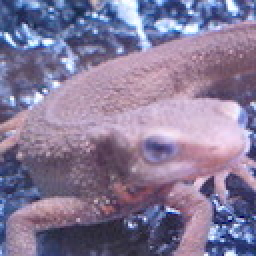
//> input picture imori.jpg, 128 x 128 px (shown 2 times larger)
$ ./answer_48   (built with g++ and OpenCV 4)
//> lines starting //> are read from the running program, lines starting //| are printed output that depends on the picture; after the words box and inside, x2 and y2 are one past the last pixel; in counts of white or black regions, pixels touching at a corner belong together
#include <opencv2/core.hpp>
#include <opencv2/highgui.hpp>
#include <iostream>
#include <math.h>

// BGR -> Gray
cv::Mat BGR2GRAY(cv::Mat img){
    // get height and width
    int width = img.cols;
    int height = img.rows;

    // prepare output
    cv::Mat out = cv::Mat::zeros(height, width, CV_8UC1);

    // each y, x
    for (int y = 0; y < height; y++){
        for (int x = 0; x < width; x++){
            // BGR -> Gray
            out.at<uchar>(y, x) = 0.2126 * (float)img.at<cv::Vec3b>(y, x)[2] \
        + 0.7152 * (float)img.at<cv::Vec3b>(y, x)[1] \
        + 0.0722 * (float)img.at<cv::Vec3b>(y, x)[0];
        }
    }

    return out;
}

// Gray -> Binary
cv::Mat Binarize_Otsu(cv::Mat gray){
    int width = gray.cols;
    int height = gray.rows;

    // determine threshold
    double w0 = 0, w1 = 0;
    double m0 = 0, m1 = 0;
    double max_sb = 0, sb = 0;
    int th = 0;
    int val;

    // Get threshold
    for (int t = 0; t < 255; t++){
        w0 = 0;
        w1 = 0;
        m0 = 0;
        m1 = 0;
        for (int y = 0; y < height; y++){
            for (int x = 0; x < width; x++){
                val = (int)(gray.at<uchar>(y, x));

                if (val < t){
                    w0++;
                    m0 += val;
                } else {
                    w1++;
                    m1 += val;
                }
            }
        }

        m0 /= w0;
        m1 /= w1;
        w0 /= (height * width);
        w1 /= (height * width);
        sb = w0 * w1 * pow((m0 - m1), 2);

        if(sb > max_sb){
            max_sb = sb;
            th = t;
        }
    }

    std::cout << "threshold:" << th << std::endl;

    // prepare output
    cv::Mat out = cv::Mat::zeros(height, width, CV_8UC1);

    // each y, x
    for (int y = 0; y < height; y++){
        for (int x = 0; x < width; x++){
            // Binarize
            if (gray.at<uchar>(y, x) > th){
                out.at<uchar>(y, x) = 255;
            } else {
                out.at<uchar>(y, x) = 0;
            }

        }
    }

    return out;
}

// Morphology Dilate
cv::Mat Morphology_Dilate(cv::Mat img, int Dilate_time){
    int height = img.cols;
    int width = img.rows;

    // output image
    cv::Mat tmp_img;
    cv::Mat out = img.clone();


    // for erode time
    for (int i = 0; i < Dilate_time; i++){
        tmp_img = out.clone();

        // each pixel
        for (int y = 0; y < height; y++){
            for (int x = 0; x < width; x++){
                // check left pixel
                if ((x > 0) && (tmp_img.at<uchar>(y, x - 1) == 0)){
                    out.at<uchar>(y, x) = 0;
                    continue;
                }

                // check up pixel
                if ((y > 0) && (tmp_img.at<uchar>(y - 1, x) == 0)){
                    out.at<uchar>(y, x) = 0;
                    continue;
                }

                // check right pixel
                if ((x < width - 1) && (tmp_img.at<uchar>(y, x + 1) == 0)){
                    out.at<uchar>(y, x) = 0;
                    continue;
                }

                // check left pixel
                if ((y < height - 1) && (tmp_img.at<uchar>(y + 1, x) == 0)){
                    out.at<uchar>(y, x) = 0;
                    continue;
                }
            }
        }
    }

    return out;
}


int main(int argc, const char* argv[]){
    // read image
    cv::Mat gray = cv::imread("../imori.jpg", cv::IMREAD_GRAYSCALE);
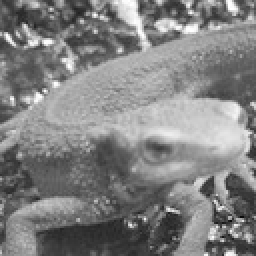
//> gray: 128 rows x 128 cols, CV_8UC1 (shown 2 times larger); min 8, max 255, mean 129.1

    // Gray -> Binary
    cv::Mat bin = Binarize_Otsu(gray);
//> the loop in Binarize_Otsu, `for (int t = 0; t < 255; t++)` made 255 passes
//> (w0, m0, w1, m1, sb, max_sb) on passes 10, 12, 14, 24, 25, 29, 30, 31, 32, 33, 36, 37: (6.1e-05, 8, 1, 129.1, 0.895, 0.895), (0.000122, 9, 1, 129.1, 1.76, 1.76), (0.000183, 10, 1, 129.1, 2.6, 2.6), (0.000244, 13, 1, 129.1, 3.29, 3.29), (0.000305, 15, 1, 129.1, 3.97, 3.97), (0.000366, 17, 1, 129.1, 4.6, 4.6), (0.000427, 18.57, 1, 129.1, 5.22, 5.22), (0.000488, 19.88, 1, 129.1, 5.82, 5.82), (0.00061, 21.9, 0.999, 129.1, 7.01, 7.01), (0.000671, 22.73, 0.999, 129.1, 7.6, 7.6), (0.000793, 24.46, 0.999, 129.1, 8.69, 8.69), (0.000916, 25.87, 0.999, 129.2, 9.76, 9.76)
//> (sb, max_sb) on passes 61 to 66: (440.9, 440.9), (466.6, 466.6), (494.5, 494.5), (520.9, 520.9), (544.6, 544.6), (565, 565)
//| threshold:130
//> after the loop in Binarize_Otsu, `for (int y = 0; y < height; y++)`:
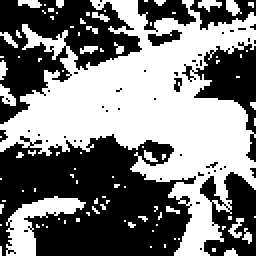
//> out: 128 rows x 128 cols, CV_8UC1 (shown 2 times larger); 48.9% white; 93 white regions (80 under 20 px), largest, box (x1, y1, x2, y2) and area: (0, 0, 128, 128) 6877, (3, 98, 43, 128) 477, (0, 42, 8, 53) 49

    // Morphology Erode
    cv::Mat out = Morphology_Dilate(bin, 2);
//> the loop in Morphology_Dilate, `for (int i = 0; i < Dilate_time; i++)` made 2 passes
//> pass 2, in Morphology_Dilate, `tmp_img = out.clone();`:
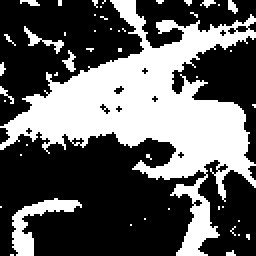
//> tmp_img: 128 rows x 128 cols, CV_8UC1 (shown 2 times larger); 37.2% white; 47 white regions (42 under 20 px), largest, box (x1, y1, x2, y2) and area: (0, 0, 128, 128) 5459, (6, 99, 41, 128) 329, (12, 13, 32, 27) 69, (31, 25, 38, 36) 35, (114, 0, 119, 7) 22
//> after the loop in Morphology_Dilate, `for (int i = 0; i < Dilate_time; i++)`:
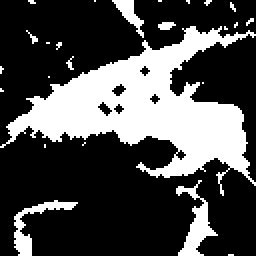
//> out: 128 rows x 128 cols, CV_8UC1 (shown 2 times larger); 29.5% white; 25 white regions (20 under 20 px), largest, box (x1, y1, x2, y2) and area: (0, 13, 128, 98) 4110, (88, 90, 109, 128) 279, (7, 100, 39, 128) 220, (56, 0, 72, 19) 112, (79, 11, 88, 15) 27

    //cv::imwrite("out.jpg", out);
    cv::imwrite("answer_48.jpg", out);

    return 0;
}

$ run again, with thorino.jpg copied over imori.jpg
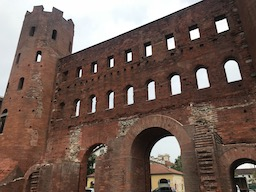
//> input picture thorino.jpg, 256 x 192 px
//> `cv::Mat gray = cv::imread("../imori.jpg", cv::IMREAD_GRAYSCALE);`:
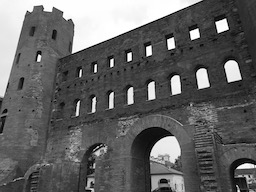
//> gray: 192 rows x 256 cols, CV_8UC1; min 0, max 255, mean 99.4
//> the loop in Binarize_Otsu, `for (int t = 0; t < 255; t++)` made 255 passes
//> (w0, m0, w1, m1, sb, max_sb) on passes 2 to 9: (0.00511, 0, 0.995, 99.89, 50.69, 50.69), (0.00649, 0.213, 0.994, 100, 64.24, 64.24), (0.00804, 0.557, 0.992, 100.2, 79.11, 79.11), (0.00924, 0.874, 0.991, 100.3, 90.46, 90.46), (0.0101, 1.14, 0.99, 100.4, 98.57, 98.57), (0.011, 1.46, 0.989, 100.5, 106.9, 106.9), (0.0115, 1.66, 0.988, 100.5, 111.4, 111.4), (0.012, 1.89, 0.988, 100.6, 115.9, 115.9)
//| threshold:154
//> after the loop in Morphology_Dilate, `for (int i = 0; i < Dilate_time; i++)`:
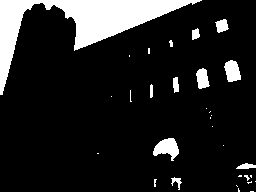
//> out: 192 rows x 256 cols, CV_8UC1; 13.2% white; 31 white regions (20 under 20 px), largest, box (x1, y1, x2, y2) and area: (0, 0, 202, 95) 5066, (153, 138, 179, 161) 356, (224, 60, 241, 82) 271
